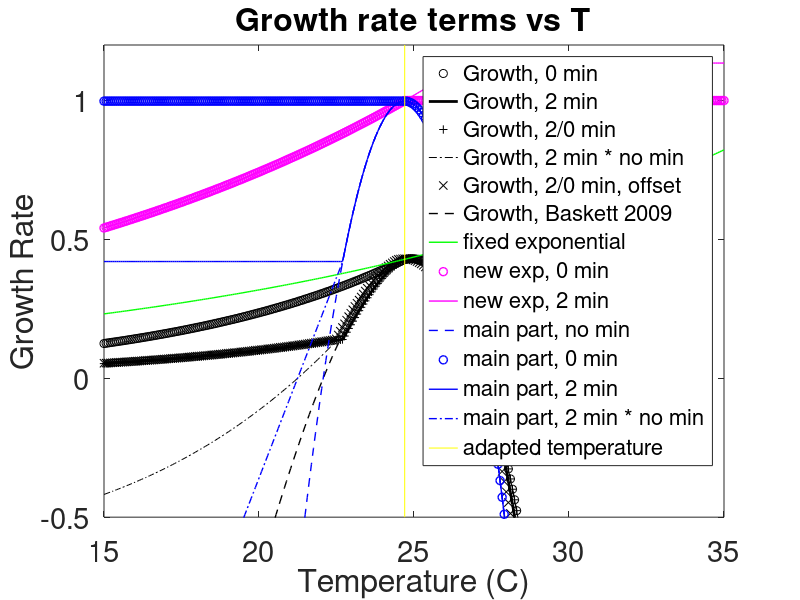

Source code (MATLAB):
function growthRateCurveStudy()
    % This script is for visualizing the growth curve with representative
    % values to understand each term better
    g = 24.7;
    SelVx = 3.4627; % for massive: 2.7702;
    b = 0.0633;
    a = 1.0768/12; %0.0879;
    vg = .0025;
    EnvVx = 0.0114;
    
    % Curve is offset to the right of the adapted temperature because the
    % Norberg-Eppley exponential keeps rising.  The delta is
    offset = (-1 + sqrt(1+ b*b*2*SelVx))/b;
   

    tMin = 15; %20;
    tMax = 35; %32;
    growthScale = [-0.5 1.2];

    points = 300;
    temps = linspace(tMin, tMax, points);
    % The equation in the loop is exactly the one in timeIteration, other
    % than variable naming.
    
    % From timeIteration, June 19 2020:
    % ri(i,:) = (1- (vgi(i,:) + con.EnvVx + (min(2, gi(i,:) - temp(i))).^2) ./ (2*SelVx)) .* exp(con.b*min(2, temp(i) - gi(i,:))) * rm;
    
    rates = NaN(points, 5);
    terms = NaN(points, 8);
    rates2009 = NaN(points, 2);
    for j = 1:points
        T = temps(j);
        % Last term of Baskett 2009 eq. 3:
        rm  = a*exp(b*T); % maximum possible growth rate at optimal temp CK
        terms(j, 1) = rm;
        extraExp = exp(b*min(0, T - g));
        extraExp2 = exp(b*min(2, T - g));
        terms(j, 2) = extraExp;
        terms(j, 6) = extraExp2;
        mainPart =  1- (vg + EnvVx + min(0, g - T).^2) ./ (2*SelVx);
        mainPart2 = 1- (vg + EnvVx + min(2, g - T).^2) ./ (2*SelVx);
        mainPart3 = 1- (vg + EnvVx + min(2, g - T)*(g-T)) ./ (2*SelVx);
        terms(j, 3) = mainPart; 
        terms(j, 7) = mainPart2;
        terms(j, 8) = mainPart3;
        mainNoMin = (1- (vg + EnvVx + (g - T).^2) ./ (2*SelVx));
        terms(j, 4) = mainNoMin;
        % As used in Spring 2017 code:
        r = mainPart .* extraExp * rm;
        r2 = mainPart2 .* extraExp2 * rm;
        r3 = mainPart2 .* extraExp * rm; % TRY - extra exponential NOT shifted up 2 deg.
        r4 = mainPart3 * rm; % Try different main, no extra.  6/22/2020
        
        mainPartOffset =  1- (vg + EnvVx + min(2, g - T - offset).^2) ./ (2*SelVx);
        rmOffset = a*exp(b*(T + offset)); % maximum possible growth rate at optimal temp CK
        extraExpOffset = exp(b*min(0, T + offset - g));
        r5 = mainPartOffset * rmOffset * extraExpOffset;
        
        % Baskett 2009 eq. 3
        r2009 = (1- (vg + EnvVx + (g - T).^2) ./ (2*SelVx)) * rm ;% Prevents cold water bleaching
        rates(j, 1) = r;
        rates(j, 2) = r2;
        rates(j, 3) = r3;
        rates(j, 4) = r4;
        rates(j, 5) = r5;
        rates2009(j, :) = r2009;
        
        %terms(j, 5) = extraExpDbl;
    end
    
    %specs = {'-k', '-m', '-g', 'om', '-b', '-r', '-.k', '-.m', '-.g'};
    % Use dots for Baskett, line for current (2 min), circles for 0 min
    % black = growth (all terms)
    % green = Eppley term
    % magenta = new exponential
    % blue = main eq. with no exponentials (but possibly a minimum)

    figHandle = figure();
    set(figHandle, 'color', 'w', 'OuterPosition',[60 269 1200 1000]);
    %axes1 = axes;

    xlim([tMin tMax]);

    plot(temps, rates(:,1), 'ok', 'DisplayName', 'Growth, 0 min');
    hold on;
    plot(temps, rates(:,2), '-k', 'LineWidth', 2, 'DisplayName', 'Growth, 2 min'); % rate with 2 min
    plot(temps, rates(:,3), '+k', 'DisplayName', 'Growth, 2/0 min'); % rate with 2 min in main function, zero in exponential
    plot(temps, rates(:,4), '-.k', 'DisplayName', 'Growth, 2 min * no min'); % rate with 2 min AND no min in main function, no extra exp.
    plot(temps, rates(:,5), 'xk', 'DisplayName', 'Growth, 2/0 min, offset'); % 2/0 but offset to have max growth at g
    plot(temps, rates2009(:,1), '--k', 'LineWidth', 1, 'DisplayName', 'Growth, Baskett 2009');

    plot(temps, terms(:, 1), '-g', 'LineWidth', 1, 'DisplayName', 'fixed exponential'); % rm
    plot(temps, terms(:, 2), 'om', 'LineWidth', 1, 'DisplayName', 'new exp, 0 min'); % extraExp, 0 min
    plot(temps, terms(:, 6), '-m', 'LineWidth', 1, 'DisplayName', 'new exp, 2 min'); % extraExp, 2 min
    plot(temps, terms(:, 4), '--b', 'LineWidth', 1, 'DisplayName', 'main part, no min'); % mainNoMin no min
    plot(temps, terms(:, 3), 'ob', 'LineWidth', 1, 'DisplayName', 'main part, 0 min'); % mainPart  0 min
    plot(temps, terms(:, 7), '-b', 'LineWidth', 1, 'DisplayName', 'main part, 2 min'); % mainPart2 2 min
    plot(temps, terms(:, 8), '-.b', 'LineWidth', 1, 'DisplayName', 'main part, 2 min * no min'); % mainPart2 2 min * no main (instead of squared)
    
    % optimum
    plot([g g], growthScale, '-y', 'DisplayName', 'adapted temperature');
    


    set(gca, 'FontSize', 21);
    t = sprintf('Growth rate terms vs T');
    title(t);
    xlabel('Temperature (C)');
    ylabel('Growth Rate');
    %set(axes1,'FontSize',21);
    %legend({'symbiont growth 0 min', 'symbiont growth 2 min', 'Baskett 2009', 'rm term', ...
    %    'new exp term', 'main equation', 'main no min', 'main 2 min', 'new exp 2 min'}, ...
    %    'Location', 'best', 'FontSize',18);
    legend('Location', 'best', 'FontSize', 16);
    % Further explanation of legend items:
    % 'symbiont growth 0' - growth equation as used from Spring 2017
    % 'symbiont growth 2' - growth equation as used in the submitted paper
    % 'Baskett 2009' - from Baskett et al. 2009
    % 'rm term' - just the exponential term used in all versions (Eppley?)
    % 'new exp term' - the new exponential term with zero minimum
    % 'main equation' - three terms summed, before they are multiplied by an exponential
    % 'main no min' - the same three terms, but with no minimum function in the third part (as in Baskett)
    % 'new exp 2b' - the new exponential, 2 minimum

    % Now just use a fixed y range
    ylim(growthScale);
        
    hold off;
end

